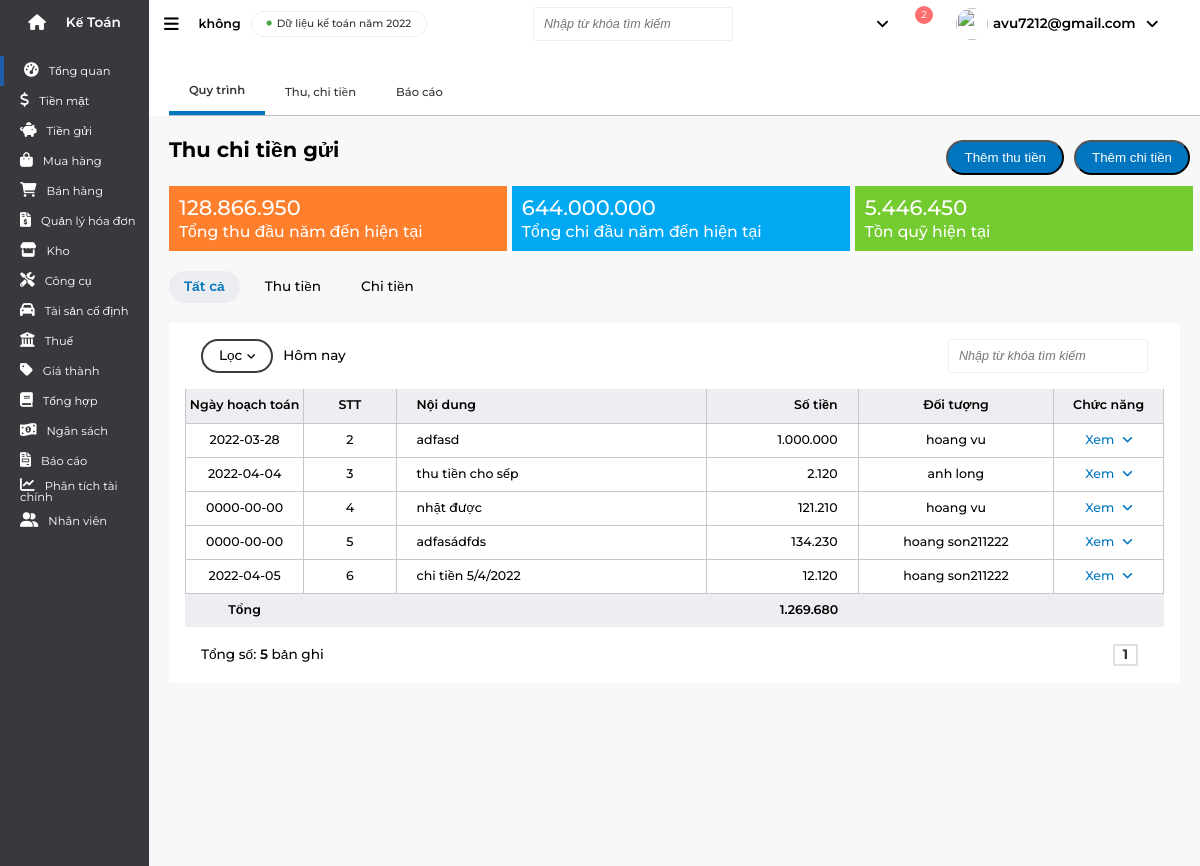
Page /content/banking/banking.php?bankingNav=bankingSecond (signed in) on the committed database.
### tables this page shows
CREATE TABLE `banking` (
  `id` int(255) NOT NULL,
  `dateTime` date NOT NULL,
  `content` varchar(255) NOT NULL,
  `object` varchar(255) NOT NULL,
  `person` varchar(255) DEFAULT NULL,
  `totalAmount` int(255) NOT NULL,
  `receiptPayment` varchar(20) NOT NULL,
  `employeeid` int(255) NOT NULL,
  `budgetid` int(255) NOT NULL
);

### languages/vi.lng.php (called while the page is built, shortened)
<?php
$main['language'] = "ngôn ngữ";
$main['en-en'] = "Tiếng Anh";
$main['en-vi'] = "Tiếng Việt";
$main['Kế Toán'] = "Kế Toán";
$main['tổng quan'] = "Tổng quan";
$main['tình hình tài chính'] = "Tình hình tài chính";
$main['tổng tiền'] = "Tổng tiền";
$main['tiền mặt'] = "Tiền mặt";
$main['tiền gửi'] = "Tiền gửi";
$main['phải thu'] = "Phải thu";
$main['phải trả'] = "Phải trả";
$main['doanh thu'] = "Doanh thu";
$main['chi phí'] = "Chi phí";
$main['lơi nhuận'] = "Lợi nhuận";
$main['hàng tồn kho'] = "Hàng tồn kho";
$main['Tháng này'] = "Tháng này";
$main['Đvt'] = "Đvt:";
$main['Triệu'] = "Triệu";
$main['nợ phải thu theo hạn nợ'] = "Nợ phải thu theo hạn nợ";
$main['Nợ phải trả theo hạn nợ'] = "Nợ phải trả theo hạn nợ";
$main['Tổng'] = "Tổng";
$main['Quá hạn'] = "Quá hạn";
$main['Trong hạn'] = "Trong hạn";
$main['Dòng tiền'] = "Dòng tiền";
$main['Tổng thu'] = "Tổng thu";
$main['Tổng chi'] = "Tổng chi";
$main['Tồn'] = "Tồn";
$main['Nợ phải thu khách hàng'] = "Nợ phải thu khách hàng";
$main['Doanh thu'] = "Doanh thu";
$main['Nợ phải trả nhà cung cấp'] = "Nợ phải trả nhà cung cấp";
$main['Hàng hóa tồn kho'] = "Hàng hóa tồn kho";
$main['STT'] = "STT";
$main['Tên'] = "Tên";
$main['Số lượng'] = "Số lượng";
$main['Giá trị'] = "Giá trị";
$main['Chi phí'] = "Chi phí";
$main['Hàng hóa sắp hết'] = "Hàng hóa sắp hết";
$main['Tên hàng hóa'] = "Tên hàng hóa";
$main['Kho'] = "Kho";
$main['SL tồn'] = "SL tồn";
$main['SL tồn tối thiểu'] = "SL tồn tối thiểu";
$main['không'] = "không";
$main['Dữ liệu kế toán năm 2022'] = "Dữ liệu kế toán năm 2022";
$main['Nhập từ khóa tìm kiếm'] = "Nhập từ khóa tìm kiếm";
$main['Tính nắng mở rộng'] = "Tính nắng mở rộng";
$main['Tất cả danh mục'] = "Tất cả danh mục";
$main['Nhập số dư ban đầu'] = "Nhập số dư ban đầu";
$main['Bảo trì dữ liệu'] = "Bảo trì dữ liệu";
$main['Ghi sổ/bỏ ghi theo lô'] = "Ghi sổ/bỏ ghi theo lô";
$main['Đánh lái só chứng từ'] = "Đánh lái só chứng từ";
$main['Kiểm tra đối chiều chứng từ số sách'] = "Kiểm tra đối chiều chứng từ số sách";
$main['Phục hồi chứng từ đã xóa'] = "Phục hồi chứng từ đã xóa";
$main['Gợi ý nhắc nhở thông minh'] = "Gợi ý nhắc nhở thông minh";
$main['Tra cứu thông tin doang nghiệp'] = "Tra cứu thông tin doang nghiệp";
$main['Nhật ký truy cập'] = "Nhật ký truy cập";
$main['Lấy chứng từ từ dữ liệu khác'] = "Lấy chứng từ từ dữ liệu khác";
$main['Hướng dẫn chuyển đổi từ SME'] = "Hướng dẫn chuyển đổi từ SME";
$main['Thiết lập'] = "Thiết lập";
$main['Thông tin về công ty'] = "Thông tin về công ty";
$main['Quán lý người dùng'] = "Quán lý người dùng";
?>

### content/banking/second_function.php (the view, shortened to what this page needs)
<?php
    $item_per_page = !empty($_GET['per_page']) ? $_GET['per_page'] : 5;
    $current_page = !empty($_GET['currant_page']) ? $_GET['currant_page'] : 1;
    $offset = ($current_page - 1) * $item_per_page;
    $queryBanking = mysqli_query($con, "SELECT * FROM `banking` LIMIT " . $item_per_page . " OFFSET " . $offset);
    $bankingTotal = 0;
?>
<div class="banking-second-function banking-function">
    <div class="second-header">
        <div class="second-header-heading"><?= $main['Thu chi tiền gửi'] ?></div>
        <button class="second-header__btn1">
            <a href="addData.php?cashNav=cashSecond&data=thu" class="btn-link"><?= $main['Thêm thu tiền'] ?></a></button>
        <button class="second-header__btn2">
            <a href="addData.php?cashNav=cashSecond&data=chi" class="btn-link"><?= $main['Thêm chi tiền'] ?></a></button>
    </div>
    <div class="second-box">
        <div class="second-box1">
            <div class="second-box-wrap">
                <div class="second-box__money-total"><?= number_format($revenuYear, 0, ",",".") ?></div>
                <div class="second-box__money-title"><?= $main['Tổng thu đầu năm đến hiện tại'] ?></div>
            </div>
        </div>
        <div class="second-box2">
            <div class="second-box-wrap">
                <div class="second-box__money-total"><?= number_format($CostYear, 0, ",",".") ?></div>
                <div class="second-box__money-title"><?= $main['Tổng chi đầu năm đến hiện tại'] ?></div>
            </div>
        </div>
        <div class="second-box3">
            <div class="second-box-wrap">
                <div class="second-box__money-total"><?= number_format($ExistYear, 0, ",",".") ?></div>
                <div class="second-box__money-title"><?= $main['Tồn quỹ hiện tại'] ?></div>
            </div>
        </div>
    </div>
    <div class="second-content-nav">
        <ul class="second-content-nav__list">
            <li class="second-content-nav__items second-content-nav__items--active"><?= $main['Tất cả'] ?></li>
            <li class="second-content-nav__items"><?= $main['Thu tiền'] ?></li>
            <li class="second-content-nav__items"><?= $main['Chi tiền'] ?></li>
        </ul>
    </div>
    <div class="second-content">
        <div class="second-content-wrap">
            <div class="second-content-header">
                <div class="second-content__filter">
                    <span class="second-content__filter-label"><?= $main['Lọc'] ?></span>
                    <i class="fa-solid fa-angle-down"></i>
                </div>
                <span class="second-content-filter__value"><?= $main['Hôm nay'] ?></span>
                <div class="header-search">
                    <input type="text" class="header-search__input" placeholder="<?= $main['Nhập từ khóa tìm kiếm'] ?>">
                    <div class="header-end__search-icon"></div>
                </div>
            </div>
            <div class="second-content-table">
                <table class="second-table">
                    <thead class="second-table__thead">
                        <tr>
                            <th class="second-table__box1 table-header"><?= $main['Ngày hoạch toán'] ?></th>
                            <th class="second-table__box2 table-header"><?= $main['STT'] ?></th>
                            <th class="second-table__box3 table-header"><?= $main['Nội dung'] ?></th>
                            <th class="second-table__box4 table-header"><?= $main['Số tiền'] ?></th>
                            <th class="second-table__box5 table-header"><?= $main['Đối tượng'] ?></th>
                            <th class="second-table__box6 table-header"><?= $main['Chức năng'] ?></th>
                        </tr>
                    </thead>
                    <tbody class="second-table__body">
                    <?php $count = 0;
                    while($row = mysqli_fetch_array($queryBanking)) {
                        $bankingTotal += $row['totalAmount'];
                        $count++;
                    ?>
                        <tr>
                            <td class="second-table__box1 table-box"><?= $row['dateTime'] ?></td>
                            <td class="second-table__box2 table-box"><?= $row['id'] ?></td>
                            <td class="second-table__box3 table-box"><?= $row['content'] ?></td>
                            <td class="second-table__box4 table-box"><?= number_format($row['totalAmount'], 0, ",",".") ?></td>
                            <td class="second-table__box5 table-box"><?= $row['object'] ?></td>
                            <td class="third-table__box6 table-box">
                                <a href="addData.php?bankingNav=<?= $tam ?>&id=<?= $row['id'] ?>" class="third-table-see"><?= $main['Xem'] ?></a>
                                <i class="fa-solid fa-angle-down open--box-function"></i>
                            </td>
                        </tr>
                    <?php } ?>
                    </tbody>
                    <tfoot class="second-table__footer">
                        <tr>
                            <th class="second-table__box1 footer-box"><?= $main['Tổng'] ?></th>
                            <th class="second-table__box2 footer-box"></th>
                            <th class="second-table__box3 footer-box"></th>
                            <th class="second-table__box4 footer-box"><?= number_format($bankingTotal, 0, ",",".") ?></th>
                            <th class="second-table__box5 footer-box"></th>
                            <th class="second-table__box6 footer-box"></th>
                        </tr>
                    </tfoot>
                </table>
            </div>
            <div class="second-footer">
                <div class="second-footer__label"><?= $main['Tổng số'] ?>: <span><?= $count ?></span> <?= $main['bản ghi'] ?></div>
                <div class="second-footer-right">
                    <?php include 'bankingPagin.php' ?>
                </div>
            </div>
        </div>
    </div>
</div>

### assets/css/style.css (style rules this page uses)
.header-search { border: 1px solid #ebedf0; border-radius: 3px; display: flex; align-items: center; width: 200px; }
.header-search__input { height: 32px; border: none; padding: 0 12px 0 10px; font-style: italic; font-size: 1.2rem; width: 100%; }
.header-end__search-icon { margin-right: 15px; width: 22px; height: 16px; background: url(../img/allIcon.svg); background-position: -992px -360px; }
.second-header { height: 70%; padding: 24px 30px 11px 0; font-size: 2rem; font-weight: 700; display: flex; }
.second-header-heading { flex: 1; }
.second-header__btn1 { padding: 8px 16px 8px; background-color: var(--primary-color); color: #fff; border-radius: 30px; margin-right: 10px; }
.second-header__btn2 { padding: 8px 16px 8px; background-color: var(--primary-color); color: #fff; border-radius: 30px; }
.second-box { display: flex; width: calc(100% - 27px); height: 65px; }
.second-box1 { width: 33%; display: flex; align-items: center; background-color: var(--primary-color-orange); }
.second-box2 { width: 33%; display: flex; align-items: center; background-color: #00a9f2; margin: 0 5px; }
.second-box3 { width: 33%; display: flex; align-items: center; background-color: #74cb2f; }
.second-box-wrap { margin-left: 10px; color: #fff; }
.second-box__money-total { font-size: 2rem; font-weight: 500; margin-bottom: 5px; }
.second-box__money-title { font-size: 1.5rem; font-weight: 500; }
.second-content-nav { margin-top: 20px; }
.second-content-nav__list { height: 32px; display: flex; align-items: center; }
.second-content-nav__items { font-size: 1.3rem; font-weight: 500; padding: 9px 15px; border-radius: 30px; margin-right: 10px; }
.second-content-nav__items--active { color: var(--primary-color); background-color: #ebedf0; font-weight: 600; }
.second-content { width: calc(100% - 40px); background-color: #fff; margin-top: 20px }
.second-content-wrap { padding: 0 16px; }
.second-content-header { padding: 16px; display: flex; align-items: center; }
.second-content__filter { display: flex; align-items: center; border: 2px solid #3b3c3f; padding: 8px 16px; border-radius: 30px; margin-right: 10px; position: relative; }
.second-content__filter-label { font-size: 1.3rem; font-weight: 500; margin-right: 5px; }
.second-content-filter__value { flex: 1; font-size: 1.3rem; font-weight: 500; }
.header-search__input { outline: none; }
.second-content-table { font-size: 1.2rem; font-weight: 500; }
.table-header { border: 1px solid #c7c7c7; border-top: none; background-color: #eceef1; height: 34px; vertical-align: middle; font-size: 1.2rem; font-weight: 600; }
.table-box { height: 34px; vertical-align: middle; border: 1px solid #c7c7c7; position: relative; }
.footer-box { height: 34px; background-color: #eceef1; vertical-align: middle; }
.second-table__box1 { width: 150px; text-align: center; }
.second-table__box2 { width: 120px; text-align: center; }
.second-table__box3 { width: 400px; text-align: left; padding-left: 20px; }
.second-table__box4 { width: 180px; text-align: right; padding-right: 20px; }
.second-table__box5 { width: 250px; text-align: center; }
.third-table__box6 { width: 140px; text-align: center; }
.third-table-see { text-decoration: none; color: var(--primary-color); margin-right: 5px; }
.third-table__box6 > i { text-decoration: none; color: var(--primary-color); }
.second-footer { padding: 16px; height: 56px; display: flex; justify-content: space-between; align-items: center; font-size: 1.3rem; font-weight: 500; }
.second-footer__label span { font-weight: 600; }
.second-footer-right { display: flex; align-items: center; }
.btn-link { text-decoration: none; color: #fff; }
.footer-box { font-size: 1.2rem; font-weight: 600; }
.table-box { font-size: 1.2rem; font-weight: 500; }

### rows in the picture
banking: dateTime "2022-03-28", id "2", content "adfasd", totalAmount "1.000.000", object "hoang vu"
banking: dateTime "2022-04-04", id "3", content "thu tiền cho sếp", totalAmount "2.120", object "anh long"
banking: dateTime "0000-00-00", id "4", content "nhặt được", totalAmount "121.210", object "hoang vu"
banking: dateTime "0000-00-00", id "5", content "adfasádfds", totalAmount "134.230", object "hoang son211222"
banking: dateTime "2022-04-05", id "6", content "chi tiền 5/4/2022", totalAmount "12.120", object "hoang son211222"

### other values in the picture
$main['tổng quan'] "Tổng quan"
$main['tiền mặt'] "Tiền mặt"
$main['Tiền gửi'] "Tiền gửi"
$main['Mua hàng'] "Mua hàng"
$main['Bán hàng'] "Bán hàng"
$main['Quản lý hóa đơn'] "Quản lý hóa đơn"
$main['Kho'] "Kho"
$main['Công cụ'] "Công cụ"
$main['Tài sản cố định'] "Tài sản cố định"
$main['Thuế'] "Thuế"
$main['Giá thành'] "Giá thành"
$main['Tổng hợp'] "Tổng hợp"
$main['Ngân sách'] "Ngân sách"
$main['Báo cáo'] "Báo cáo"
$main['Phân tích tài chính'] "Phân tích tài chính"
